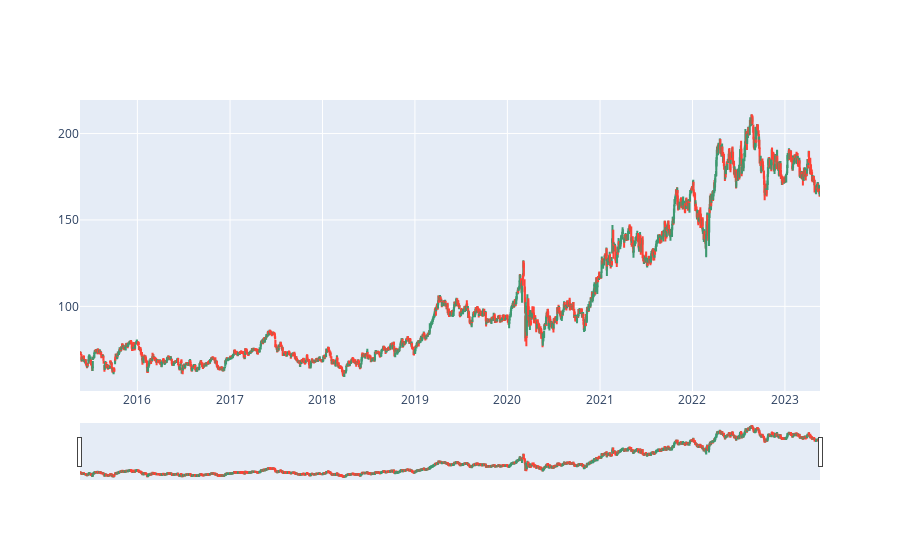

This figure's notebook cell:
### Code cell
# Gráfico de velas
import plotly.graph_objects as go

fig = go.Figure(data=[go.Candlestick(x=df['Date'],
                open=df['Open'],
                high=df['High'],
                low=df['Low'],
                close=df['Close'])])

fig.show()

### Figure 1 — Plotly figure (JSON) as saved in the notebook; plotly's stock layout.template omitted (floating-point values rounded to 4 significant figures; data arrays with more than 128 entries replaced by an {"elided": "..."} marker saying what was removed)
{"data": [{"close": {"elided": "2050 float values"}, "high": {"elided": "2050 float values"}, "low": {"elided": "2050 float values"}, "open": {"elided": "2050 float values"}, "type": "candlestick", "x": {"elided": "2050 str values"}}], "layout": {}}
